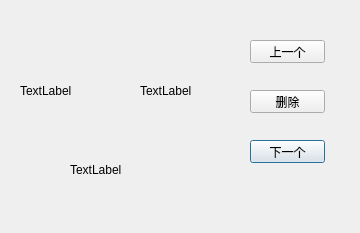
<?xml version="1.0" encoding="UTF-8"?>
<ui version="4.0">
 <class>Dialog</class>
 <widget class="QDialog" name="Dialog">
  <property name="geometry">
   <rect>
    <x>0</x>
    <y>0</y>
    <width>360</width>
    <height>233</height>
   </rect>
  </property>
  <property name="windowTitle">
   <string>Dialog</string>
  </property>
  <widget class="QPushButton" name="next">
   <property name="geometry">
    <rect>
     <x>250</x>
     <y>140</y>
     <width>75</width>
     <height>23</height>
    </rect>
   </property>
   <property name="text">
    <string>下一个</string>
   </property>
  </widget>
  <widget class="QPushButton" name="delete_2">
   <property name="geometry">
    <rect>
     <x>250</x>
     <y>90</y>
     <width>75</width>
     <height>23</height>
    </rect>
   </property>
   <property name="text">
    <string>删除</string>
   </property>
  </widget>
  <widget class="QPushButton" name="prior">
   <property name="geometry">
    <rect>
     <x>250</x>
     <y>40</y>
     <width>75</width>
     <height>23</height>
    </rect>
   </property>
   <property name="text">
    <string>上一个</string>
   </property>
  </widget>
  <widget class="QLabel" name="imagelabel">
   <property name="geometry">
    <rect>
     <x>140</x>
     <y>40</y>
     <width>71</width>
     <height>101</height>
    </rect>
   </property>
   <property name="text">
    <string>TextLabel</string>
   </property>
  </widget>
  <widget class="QLabel" name="name">
   <property name="geometry">
    <rect>
     <x>70</x>
     <y>160</y>
     <width>101</width>
     <height>20</height>
    </rect>
   </property>
   <property name="text">
    <string>TextLabel</string>
   </property>
  </widget>
  <widget class="QLabel" name="imagelabel_2">
   <property name="geometry">
    <rect>
     <x>20</x>
     <y>40</y>
     <width>71</width>
     <height>101</height>
    </rect>
   </property>
   <property name="text">
    <string>TextLabel</string>
   </property>
  </widget>
 </widget>
 <resources/>
 <connections/>
</ui>
